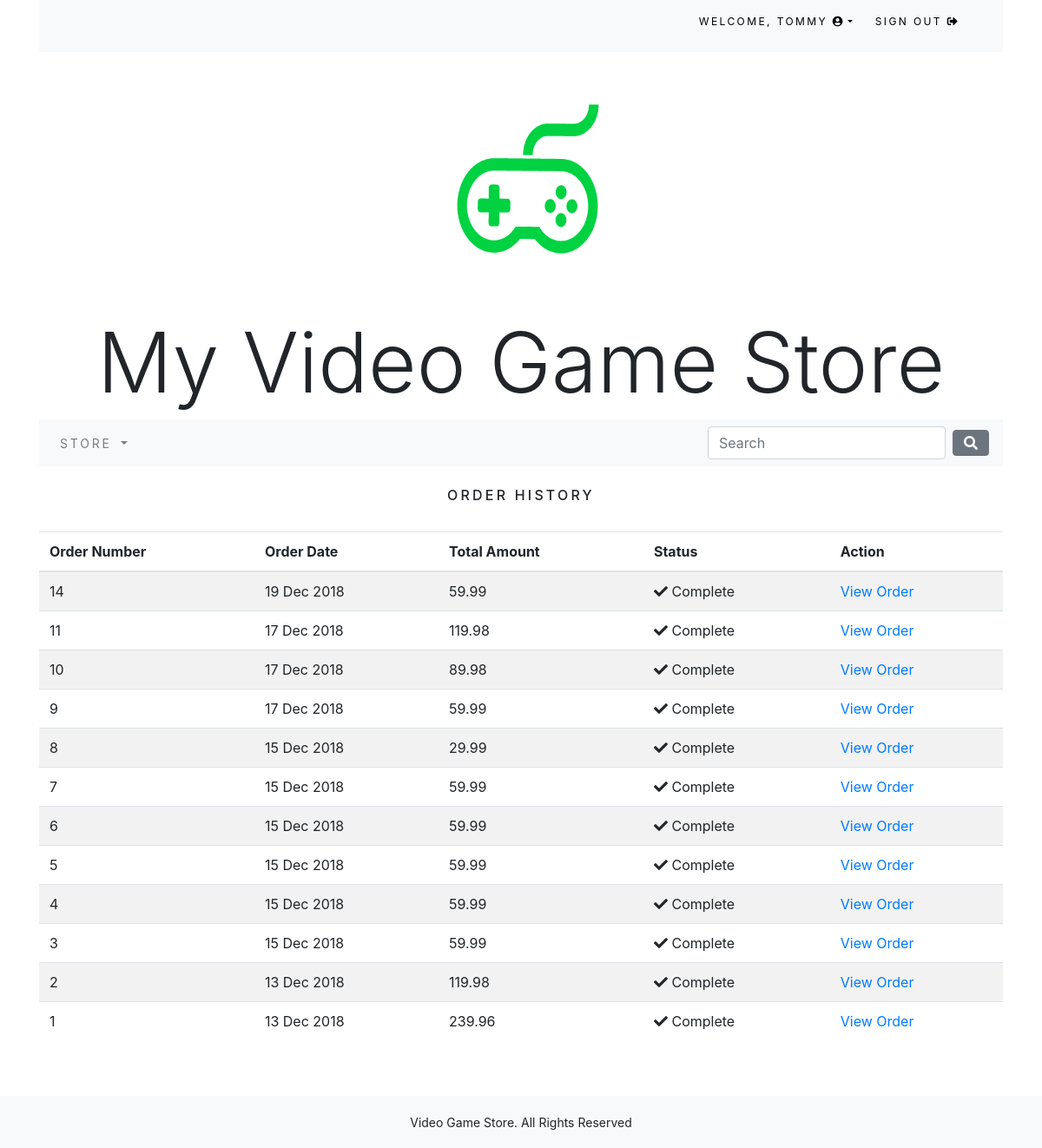
The page /orders/history/ (signed in) on the database its author committed.
### order/models.py (models this page shows, shortened)
class Order(models.Model):
	token = models.CharField(max_length=250, blank=True)
	total = models.DecimalField(max_digits=10, decimal_places=2, verbose_name='USD Order Total')
	emailAddress = models.EmailField(max_length=250, blank=True, verbose_name='Email Address')
	created = models.DateTimeField(auto_now_add=True)
	billingName = models.CharField(max_length=250, blank=True)
	billingAddress1 = models.CharField(max_length=250, blank=True)
	billingCity = models.CharField(max_length=250, blank=True)
	billingPostcode = models.CharField(max_length=10, blank=True)
	billingCountry = models.CharField(max_length=200, blank=True)
	shippingName = models.CharField(max_length=250, blank=True)
	shippingAddress1 = models.CharField(max_length=250, blank=True)
	shippingCity = models.CharField(max_length=250, blank=True)
	shippingPostcode = models.CharField(max_length=10, blank=True)
	shippingCountry = models.CharField(max_length=200, blank=True)
	class Meta:
		db_table = 'Order'
		ordering = ['-created']

### order/views.py (the view)
# urls.py: path('history/', views.orderHistory, name='order_history'),
@login_required()
def orderHistory(request):
    if request.user.is_authenticated:
        email = str(request.user.email)
        order_details = Order.objects.filter(emailAddress=email)
    return render(request, 'order/orders_list.html', {'order_details': order_details})

### cart/context_processors.py (called while the page is built)
def counter(request):
    item_count = 0
    if 'admin' in request.path:
        return {}
    else:
        try:
            cart = Cart.objects.filter(cart_id=_cart_id(request))
            cart_items = CartItem.objects.all().filter(cart=cart[:1])
            for cart_item in cart_items:
                item_count += cart_item.quantity
        except Cart.DoesNotExist:
            item_count = 0
    return dict(item_count = item_count)

### cart/views.py (called while the page is built)
def _cart_id(request):
	cart = request.session.session_key
	if not cart:
		cart = request.session.create()
	return cart

### store/context_processors.py (called while the page is built)
def menu_links(request):
    links = Category.objects.all()
    return dict(links=links)

### store/models.py (called while the page is built)
    def get_url(self):
        return reverse('store:products_by_category', args=[self.slug])

### order/templates/order/orders_list.html (shortened to what this page needs)
{% extends "base.html" %}
{% load staticfiles %}
{% block content %}
  <div>
    <div class="text-center">
      <br>
      <h1 class="text-center my_title">Order History</h1>
      <br>
      {% if order_details %}
      <table class="table table-striped">
        <thead>
          <tr>
            <th>Order Number</th>
            <th>Order Date</th>
            <th>Total Amount</th>
            <th>Status</th>
            <th>Action</th>
          </tr>
        </thead>
        <tbody>
          {% for order in order_details %}
          <tr>
            <td>{{ order.id }}</td>
            <td>{{ order.created|date:"d M Y" }}</td>
            <td>{{ order.total }}</td>
            <td><i class="fas fa-check"></i> Complete</td>
            <td><a href="{% url 'order:order_detail' order.id %}">View Order</a></td>
          </tr>
          {% endfor %}
        </tbody>
      </table>
      {% else %}
      <p>You have not placed any orders yet.<br><br><a href="{% url 'store:allProdCat' %}" class="btn btn-secondary">
      Continue shopping</a></p>
      {% endif %}
    </div>
  </div>
  <br>
  <br>
{% endblock %}

### store/templates/top-navbar.html (shortened to what this page needs)
<div class="container">
  <div class="my_custom_menu">
    <ul>
      {% if request.user.is_authenticated and request.user.first_name %}
      <li>
        Welcome, <a href="#" class="dropdown-toggle" data-toggle="dropdown" aria-haspopup="true" aria-expanded = "false"
        >{{request.user.first_name }} <i class="fas fa-user-circle"></i></a>
      </li>
      <li>
        <a href="{% url 'signout' %}">Sign Out <i class="fas fa-sign-out-alt"></i></a>
      </li>
      {% endif %}
    </ul>
  </div>
</div>

### store/static/css/custom.css (style rules this page uses)
body { font-family:'Unlock', sans-serif; }
.my_title { font-size: 16px; text-transform: uppercase; letter-spacing: .2em; }
.my_custom_menu { text-align: right !important; }
.my_custom_menu ul li { list-style: none; color: #000; text-transform: uppercase; letter-spacing: .2em; font-size: 12px; padding-right: 20px; display:inline; }
.my_custom_menu ul li a { text-decoration: none; color: #000; list-style: none; text-transform: uppercase; letter-spacing: .2em; font-size: 12px; }

### rows shown on the page
Order: id "14", created "19 Dec 2018", total "59.99"
Order: id "11", created "17 Dec 2018", total "119.98"
Order: id "10", created "17 Dec 2018", total "89.98"
Order: id "9", created "17 Dec 2018", total "59.99"
Order: id "8", created "15 Dec 2018", total "29.99"
Order: id "7", created "15 Dec 2018", total "59.99"
Order: id "6", created "15 Dec 2018", total "59.99"
Order: id "5", created "15 Dec 2018", total "59.99"
Order: id "4", created "15 Dec 2018", total "59.99"
Order: id "3", created "15 Dec 2018", total "59.99"
Order: id "2", created "13 Dec 2018", total "119.98"
Order: id "1", created "13 Dec 2018", total "239.96"

### other values the page prints
{{ request.user.first_name }} "TOMMY"
